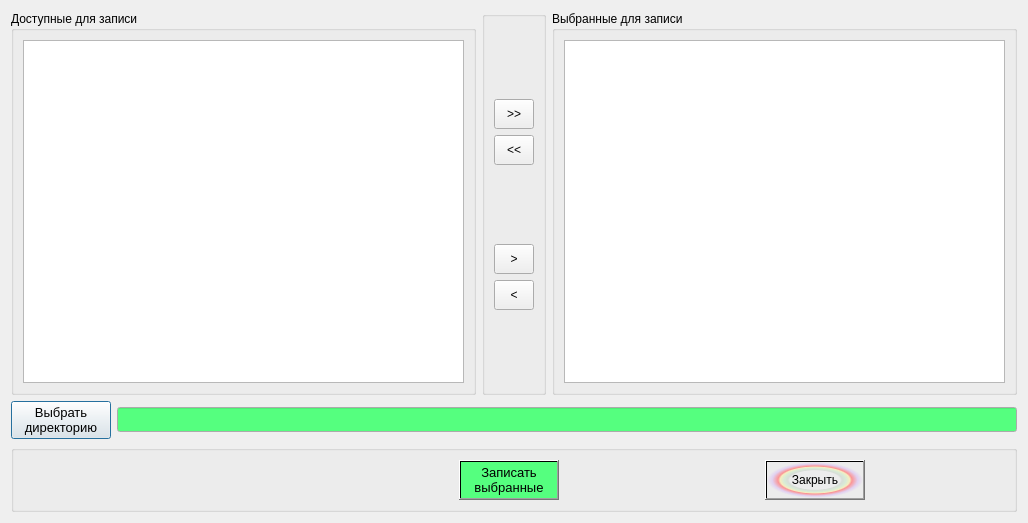
<?xml version="1.0" encoding="UTF-8"?>
<ui version="4.0">
 <class>CopyDialog</class>
 <widget class="QDialog" name="CopyDialog">
  <property name="geometry">
   <rect>
    <x>0</x>
    <y>0</y>
    <width>1028</width>
    <height>523</height>
   </rect>
  </property>
  <property name="windowTitle">
   <string>Запись данных</string>
  </property>
  <layout class="QVBoxLayout" name="verticalLayout_4">
   <item>
    <layout class="QHBoxLayout" name="horizontalLayout_4">
     <item>
      <widget class="QGroupBox" name="groupBox_2">
       <property name="title">
        <string>Доступные для записи</string>
       </property>
       <layout class="QVBoxLayout" name="verticalLayout_2">
        <item>
         <widget class="QTableView" name="tableView_left">
          <property name="selectionMode">
           <enum>QAbstractItemView::SingleSelection</enum>
          </property>
          <property name="selectionBehavior">
           <enum>QAbstractItemView::SelectRows</enum>
          </property>
          <property name="sortingEnabled">
           <bool>true</bool>
          </property>
         </widget>
        </item>
       </layout>
      </widget>
     </item>
     <item>
      <widget class="QGroupBox" name="groupBox_7">
       <layout class="QVBoxLayout" name="verticalLayout">
        <item>
         <spacer name="verticalSpacer">
          <property name="orientation">
           <enum>Qt::Vertical</enum>
          </property>
          <property name="sizeHint" stdset="0">
           <size>
            <width>20</width>
            <height>72</height>
           </size>
          </property>
         </spacer>
        </item>
        <item>
         <widget class="QToolButton" name="right_all_PB">
          <property name="minimumSize">
           <size>
            <width>40</width>
            <height>30</height>
           </size>
          </property>
          <property name="text">
           <string>&gt;&gt;</string>
          </property>
         </widget>
        </item>
        <item>
         <widget class="QToolButton" name="left_all_PB">
          <property name="minimumSize">
           <size>
            <width>40</width>
            <height>30</height>
           </size>
          </property>
          <property name="text">
           <string>&lt;&lt;</string>
          </property>
         </widget>
        </item>
        <item>
         <spacer name="verticalSpacer_2">
          <property name="orientation">
           <enum>Qt::Vertical</enum>
          </property>
          <property name="sizeHint" stdset="0">
           <size>
            <width>20</width>
            <height>72</height>
           </size>
          </property>
         </spacer>
        </item>
        <item>
         <widget class="QToolButton" name="right_one_PB">
          <property name="minimumSize">
           <size>
            <width>40</width>
            <height>30</height>
           </size>
          </property>
          <property name="text">
           <string>&gt;</string>
          </property>
         </widget>
        </item>
        <item>
         <widget class="QToolButton" name="left_one_PB">
          <property name="minimumSize">
           <size>
            <width>40</width>
            <height>30</height>
           </size>
          </property>
          <property name="text">
           <string>&lt;</string>
          </property>
         </widget>
        </item>
        <item>
         <spacer name="verticalSpacer_3">
          <property name="orientation">
           <enum>Qt::Vertical</enum>
          </property>
          <property name="sizeHint" stdset="0">
           <size>
            <width>20</width>
            <height>72</height>
           </size>
          </property>
         </spacer>
        </item>
       </layout>
      </widget>
     </item>
     <item>
      <widget class="QGroupBox" name="groupBox_3">
       <property name="title">
        <string>Выбранные для записи</string>
       </property>
       <layout class="QVBoxLayout" name="verticalLayout_3">
        <item>
         <widget class="QTableView" name="tableView_right">
          <property name="selectionMode">
           <enum>QAbstractItemView::SingleSelection</enum>
          </property>
          <property name="selectionBehavior">
           <enum>QAbstractItemView::SelectRows</enum>
          </property>
          <property name="sortingEnabled">
           <bool>true</bool>
          </property>
         </widget>
        </item>
       </layout>
      </widget>
     </item>
    </layout>
   </item>
   <item>
    <layout class="QHBoxLayout" name="horizontalLayout_3">
     <item>
      <widget class="QPushButton" name="dir_select_PB">
       <property name="minimumSize">
        <size>
         <width>100</width>
         <height>0</height>
        </size>
       </property>
       <property name="maximumSize">
        <size>
         <width>100</width>
         <height>16777215</height>
        </size>
       </property>
       <property name="font">
        <font>
         <pointsize>10</pointsize>
        </font>
       </property>
       <property name="text">
        <string>Выбрать
директорию</string>
       </property>
      </widget>
     </item>
     <item>
      <widget class="QLineEdit" name="dir_select_LE">
       <property name="minimumSize">
        <size>
         <width>0</width>
         <height>25</height>
        </size>
       </property>
       <property name="palette">
        <palette>
         <active>
          <colorrole role="Base">
           <brush brushstyle="SolidPattern">
            <color alpha="255">
             <red>85</red>
             <green>255</green>
             <blue>127</blue>
            </color>
           </brush>
          </colorrole>
         </active>
         <inactive>
          <colorrole role="Base">
           <brush brushstyle="SolidPattern">
            <color alpha="255">
             <red>85</red>
             <green>255</green>
             <blue>127</blue>
            </color>
           </brush>
          </colorrole>
         </inactive>
         <disabled>
          <colorrole role="Base">
           <brush brushstyle="SolidPattern">
            <color alpha="255">
             <red>240</red>
             <green>240</green>
             <blue>240</blue>
            </color>
           </brush>
          </colorrole>
         </disabled>
        </palette>
       </property>
       <property name="font">
        <font>
         <pointsize>9</pointsize>
        </font>
       </property>
       <property name="readOnly">
        <bool>true</bool>
       </property>
      </widget>
     </item>
    </layout>
   </item>
   <item>
    <widget class="QGroupBox" name="groupBox">
     <layout class="QHBoxLayout" name="horizontalLayout">
      <item>
       <spacer name="horizontalSpacer">
        <property name="orientation">
         <enum>Qt::Horizontal</enum>
        </property>
        <property name="sizeType">
         <enum>QSizePolicy::MinimumExpanding</enum>
        </property>
        <property name="sizeHint" stdset="0">
         <size>
          <width>436</width>
          <height>20</height>
         </size>
        </property>
       </spacer>
      </item>
      <item>
       <widget class="QPushButton" name="store_PB">
        <property name="minimumSize">
         <size>
          <width>100</width>
          <height>40</height>
         </size>
        </property>
        <property name="font">
         <font>
          <pointsize>10</pointsize>
         </font>
        </property>
        <property name="styleSheet">
         <string notr="true">background-color: qlineargradient(spread:pad, x1:0, y1:0, x2:0, y2:0, stop:0 rgb(85, 255, 127));</string>
        </property>
        <property name="text">
         <string>Записать
выбранные</string>
        </property>
       </widget>
      </item>
      <item>
       <spacer name="horizontalSpacer_3">
        <property name="orientation">
         <enum>Qt::Horizontal</enum>
        </property>
        <property name="sizeType">
         <enum>QSizePolicy::Fixed</enum>
        </property>
        <property name="sizeHint" stdset="0">
         <size>
          <width>200</width>
          <height>20</height>
         </size>
        </property>
       </spacer>
      </item>
      <item>
       <widget class="QPushButton" name="pb_Close">
        <property name="minimumSize">
         <size>
          <width>100</width>
          <height>40</height>
         </size>
        </property>
        <property name="maximumSize">
         <size>
          <width>100</width>
          <height>16777215</height>
         </size>
        </property>
        <property name="styleSheet">
         <string notr="true">background-color: qradialgradient(spread:pad, cx:0.5, cy:0.5, radius:0.5, fx:0.5, fy:0.5, stop:0 rgba(0, 0, 0, 0), stop:0.52 rgba(0, 0, 0, 0), stop:0.565 rgba(82, 121, 76, 33), stop:0.65 rgba(159, 235, 148, 64), stop:0.721925 rgba(255, 238, 150, 129), stop:0.77 rgba(255, 128, 128, 204), stop:0.89 rgba(191, 128, 255, 64), stop:1 rgba(0, 0, 0, 0));
</string>
        </property>
        <property name="text">
         <string>Закрыть</string>
        </property>
       </widget>
      </item>
      <item>
       <spacer name="horizontalSpacer_2">
        <property name="orientation">
         <enum>Qt::Horizontal</enum>
        </property>
        <property name="sizeHint" stdset="0">
         <size>
          <width>436</width>
          <height>20</height>
         </size>
        </property>
       </spacer>
      </item>
     </layout>
    </widget>
   </item>
  </layout>
 </widget>
 <resources/>
 <connections>
  <connection>
   <sender>pb_Close</sender>
   <signal>clicked()</signal>
   <receiver>CopyDialog</receiver>
   <slot>close()</slot>
   <hints>
    <hint type="sourcelabel">
     <x>700</x>
     <y>395</y>
    </hint>
    <hint type="destinationlabel">
     <x>779</x>
     <y>420</y>
    </hint>
   </hints>
  </connection>
 </connections>
</ui>
